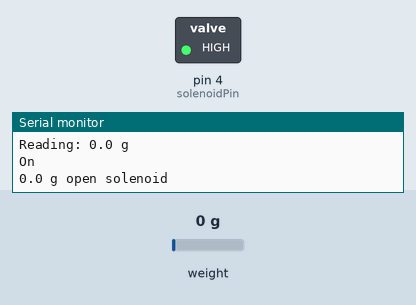
A sketch run on a simulated Arduino Uno, built with avr-gcc and run on an emulated ATmega328P. Shown: switched loads named in the sketch (green lamp = pin HIGH), the last lines printed to the serial monitor. The test bench sets the inputs (shaded band); at power-on: weight on the scale 0 g.

Above: at 5.5 s.
5.6 s: weight on the scale set to 358 g
7.1 s: weight on the scale set to 439 g
At 8.6 s:
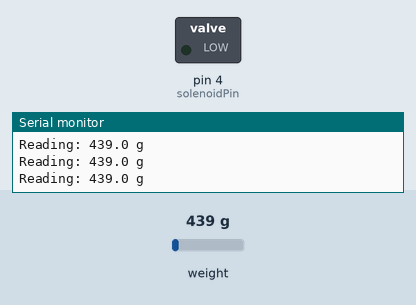
Timing chart, 0 to 10.1 s (numbered marks = the images above; inputs shaded):
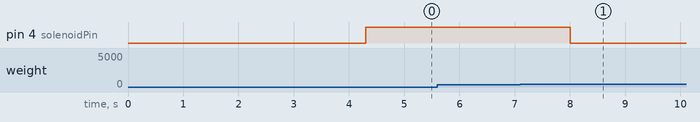

The sketch:

water_scale_code.ino
```cpp
#include "HX711.h"

#define calibration_factor -1450.0 //This value is obtained using the SparkFun_HX711_Calibration sketch

#define LOADCELL_DOUT_PIN  3
#define LOADCELL_SCK_PIN  2

HX711 scale;
int solenoidPin = 4;
void setup() {
  Serial.begin(9600);
  Serial.println("HX711 scale demo");
  pinMode(solenoidPin, OUTPUT);

  scale.begin(LOADCELL_DOUT_PIN, LOADCELL_SCK_PIN);
  scale.set_scale(calibration_factor); //This value is obtained by using the SparkFun_HX711_Calibration sketch
 scale.tare();
  Serial.println("Readings:");

}

void loop() {
  Serial.print("Reading: ");

  Serial.print(scale.get_units(), 1); //scale.get_units() returns a float
  Serial.print(" g"); //You can change this to kg but you'll need to refactor the calibration_factor
  Serial.println();
   if(scale.get_units()<150){
    delay(3000);
    if(scale.get_units()<150){
     digitalWrite(solenoidPin, HIGH);  //Switch Solenoid ON
  Serial.println("On");
  while(scale.get_units()<400){
     scale.set_scale(calibration_factor); //Adjust to this calibration factor
  Serial.print(scale.get_units(), 1); //scale.get_units() returns a float
  Serial.print(" g "); //You can change this to kg but you'll need to refactor the calibration_factor
  Serial.println("open solenoid");
   digitalWrite(solenoidPin, HIGH);
   delay(1000);
  }
   digitalWrite(solenoidPin, LOW);  //Switch Solenoid Off
  Serial.println("Off");
  }
  }
}
```

Measured:
- the behaviour switches between 399 and 400 g on weight on the scale (found by bisection; images 0 and 1)
- after the input at 7.1 s, pin 4 (solenoidPin): HIGH → LOW after 0.90 s
